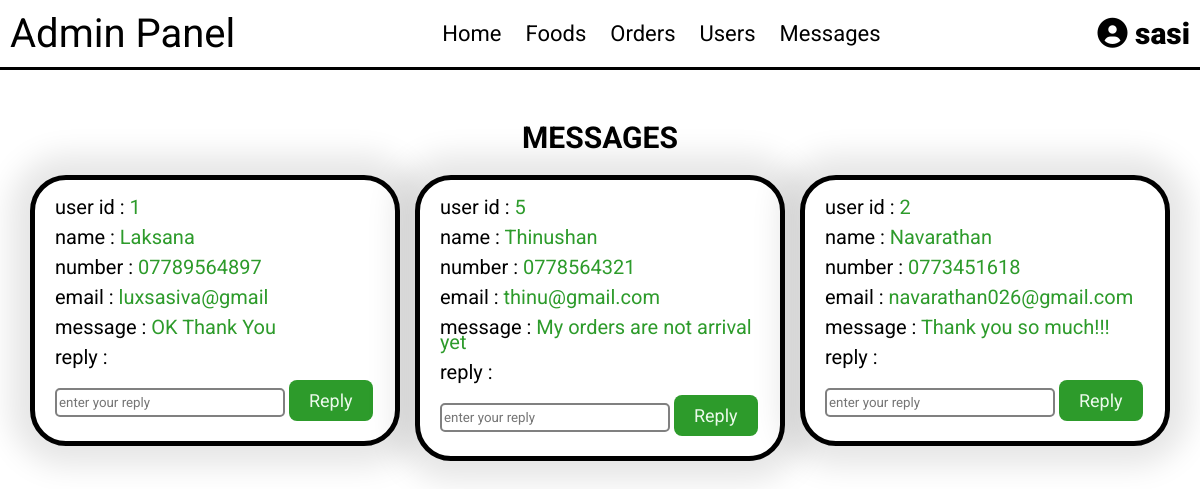
/admin/manage_reply.php (signed in), run on the app's committed database.
### tables this page shows
CREATE TABLE IF NOT EXISTS `help` (
  `msg_id` int NOT NULL AUTO_INCREMENT,
  `user_id` int NOT NULL,
  `user_name` varchar(100) NOT NULL,
  `phone_no` varchar(12) NOT NULL,
  `email` varchar(100) NOT NULL,
  `message` varchar(1000) NOT NULL,
  `reply` varchar(1000) DEFAULT NULL,
  PRIMARY KEY (`msg_id`),
  KEY `user_id` (`user_id`)
);

### admin/manage_reply.php (the view, shortened to what this page needs)
<?php
include '../connection.php';
?>
<!DOCTYPE html>
<html lang="en">
<head>
   <link rel="stylesheet" href="https://cdnjs.cloudflare.com/ajax/libs/font-awesome/6.0.0/css/all.min.css">
   <link rel="stylesheet" href="../css/admin_style7.css">
</head>
<body>
<?php include 'admin_header.php'; ?>
<section class="messages">
   <h1 class="title"> messages </h1>
   <div class="box-container">
   <?php
      $get_msg = mysqli_query($conn, "SELECT * FROM `help` where reply is NULL") or die('query failed');
      if(mysqli_num_rows($get_msg) > 0){
         while($fetch_msg = mysqli_fetch_assoc($get_msg)){
   ?>
   <div class="box">
      <p> user id : <span><?php echo $fetch_msg['user_id']; ?></span> </p>
      <p> name : <span><?php echo $fetch_msg['user_name']; ?></span> </p>
      <p> number : <span><?php echo $fetch_msg['phone_no']; ?></span> </p>
      <p> email : <span><?php echo $fetch_msg['email']; ?></span> </p>
      <p> message : <span><?php echo $fetch_msg['message']; ?></span> </p>
       <form action="" method ="POST">
         <p>reply :</p><input  type="text" name="reply"   placeholder="enter your reply" size="30">
         <input type="submit" name="response" value="Reply" class="option-btn">
         </form>
   </div>
   <?php
      };
   }else{
      echo '<p class="empty">you have no messages!</p>';
   }
   ?>
   </div>
</section>
</body>
</html>

### css/admin_style7.css (style rules this page uses)
* { font-family: 'Roboto'; margin:0; padding:0; box-sizing: border-box; outline: none; border:none; text-decoration: none; transition:all .2s linear; }
body { background-color: #ffffff; }
section { padding:30px 25px; }
.title { text-align: center; margin:20px; text-transform: uppercase; color:#000000; font-size: 30px; }
.btn, .option-btn, .delete-btn, .white-btn { display: inline-block; margin-top: 10px; padding:10px 20px; cursor: pointer; color:#ebfaeb; font-size: 18px; border-radius: 8px; text-transform: capitalize; }
.option-btn { background-color: #7fa047; }
h1 { color:#ffffff; }
.messages .box-container { display: grid; grid-template-columns: repeat(auto-fit, 370px); justify-content: center; gap:15px; max-width: 1200px; margin:0 auto; align-items: flex-start; }
.messages .box-container .box { background-color: #ffffff; padding:20px; border:5px solid #000000; box-shadow: 0 0 30px 20px rgba(0,0,0,.1); border-radius: 36px; }
.messages .box-container .box p { padding-bottom: 15px; font-size: 20px; color:#000000; line-height: 15px; }
.messages .box-container .box p span { color:rgb(45, 155, 43); ; }
.messages .box-container .box .option-btn { margin-top: 0; background-color:rgb(45, 155, 43); }
.messages .box-container .box input[type='text'] { border:2px solid gray; padding:5px 2px; border-radius:5px; }

### data on the page
help: user "1", user_name "Laksana", phone_no "07789564897", email "luxsasiva@gmail", message "OK Thank You"
help: user "5", user_name "Thinushan", phone_no "0778564321", email "thinu@gmail.com", message "My orders are not arrival yet"
help: user "2", user_name "Navarathan", phone_no "0773451618", email "navarathan026@gmail.com", message "Thank you so much!!!"

### other printed values
$_SESSION['admin_name'] "sasi"
